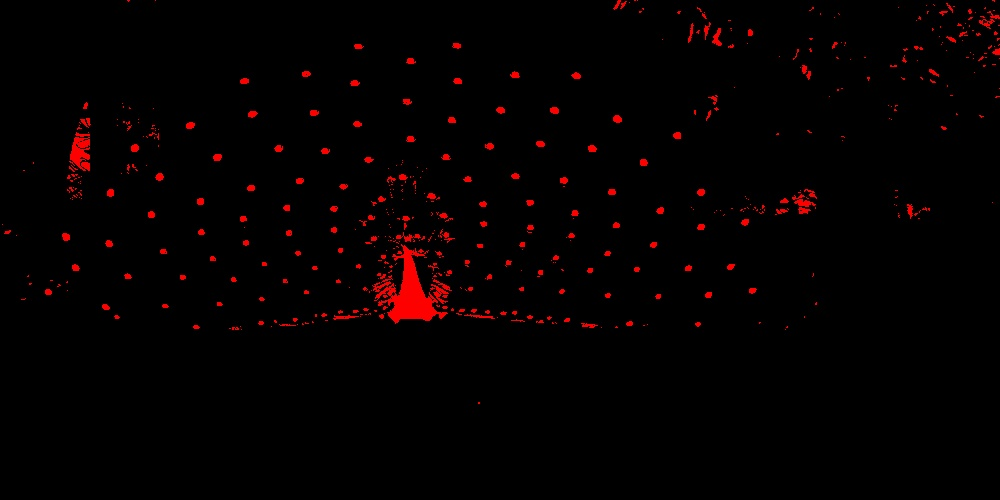
#> input picture server/1.jpg, 1000 x 500 px
$ python fillholes.py
#> lines starting #> are read from the running program, lines starting #| are printed output that depends on the picture; after the words box and inside, x2 and y2 are one past the last pixel; in counts of white or black regions, pixels touching at a corner belong together
import numpy as np
import cv2

from collections import Counter


xrange = range


imgor = cv2.imread("1.jpg", 1);
#> imgor is the input picture: shape (500, 1000, 3); mean B, G, R 0.6, 0.5, 5.2

img = imgor[:, :, 2]
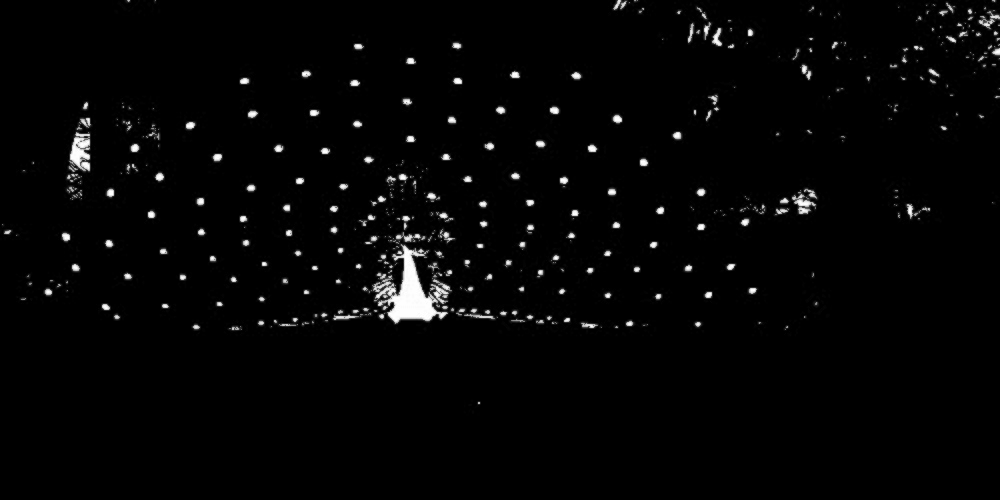
#> img: shape (500, 1000); min 0, max 255, mean 5.2
# img[img==255] = 1


imgclose = cv2.morphologyEx(img, cv2.MORPH_CLOSE, kernel=None)
imgbin = cv2.threshold(imgclose, 200, 255, cv2.THRESH_BINARY)[1]
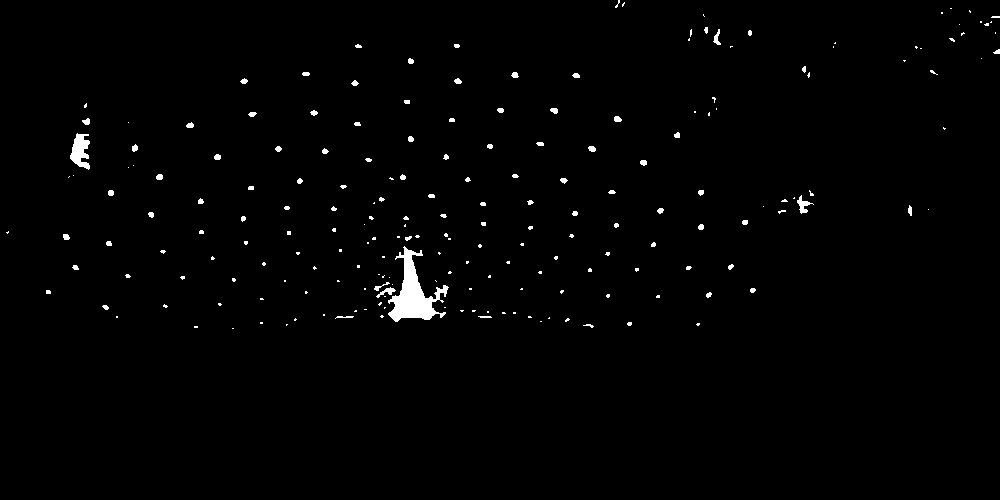
#> imgbin: shape (500, 1000); 1.1% white; 209 white regions (131 under 20 px), largest, box (x1, y1, x2, y2) and area: (388, 246, 449, 322) 1819, (70, 133, 90, 170) 454, (797, 195, 814, 214) 121

ret, labels = cv2.connectedComponents(imgbin)
#> labels: shape (500, 1000) int32; 210 distinct labels, from 0 to 209
#> ret = 210

cv2.imshow('Closed image', imgbin)

cv2.waitKey(0)


for i in range(1, ret+1):
	xpoints = (labels==i).nonzero()[0]
	ypoints = (labels==i).nonzero()[1]

	if(xpoints.shape[0] < 10):
		# print("here")
		for j in xrange(xpoints.shape[0]):
			imgbin[xpoints[j]][ypoints[j]] = 0
#> this loop made 210 passes
#> (xpoints, ypoints) on passes 2 to 4: ([2, 3, 3, 4, 4, 5, 5, 6], [624, 623, 624, 622, 623, 622, 623, 622]), ([8, 8], [950, 951]), ([10, 11, 11, 12], [969, 969, 970, 970])
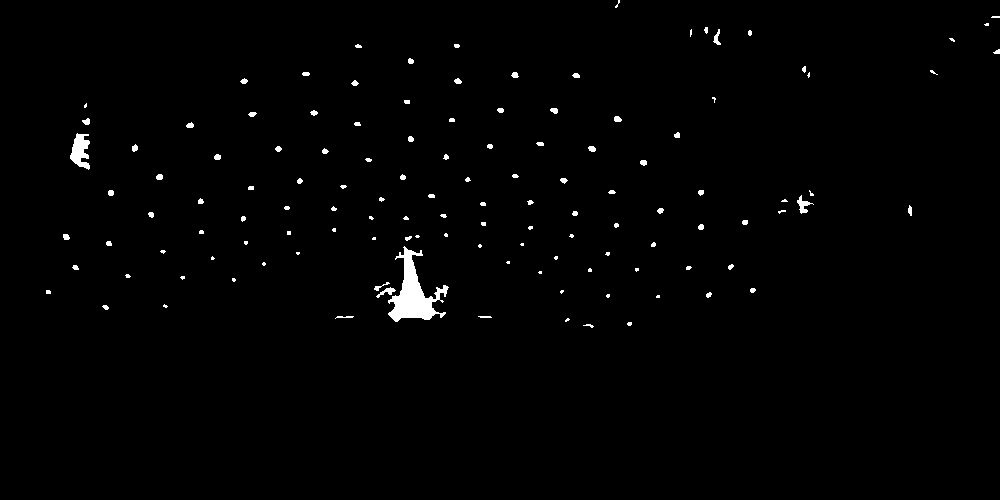
#> imgbin: shape (500, 1000); 1% white; 127 white regions (49 under 20 px), largest, box (x1, y1, x2, y2) and area: (388, 246, 449, 322) 1819, (70, 133, 90, 170) 454, (797, 195, 814, 214) 121


ret, labels = cv2.connectedComponents(imgbin)
#> labels: shape (500, 1000) int32; 128 distinct labels, from 0 to 127
#> ret = 128


# imgbin is the final binary image ie 0 or 255
# ret is the count

cv2.imshow('Closed image', imgbin)

cv2.waitKey(0)
